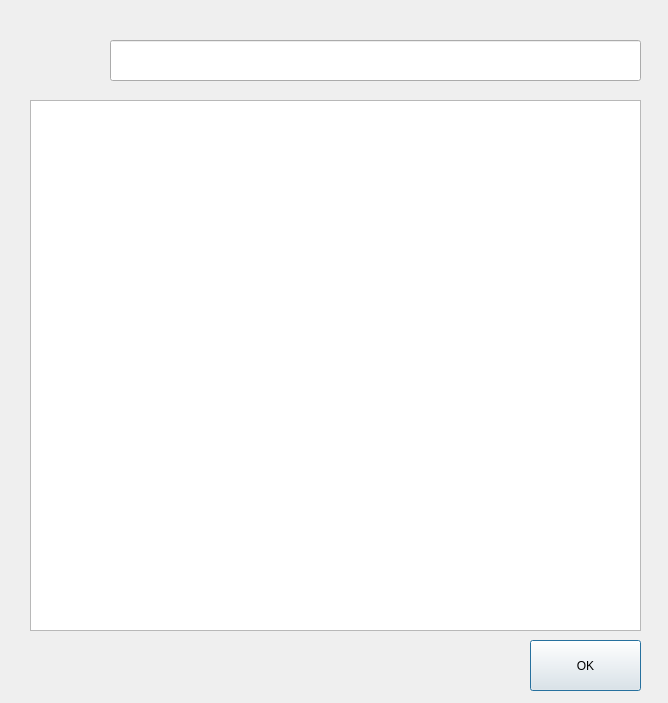
<?xml version="1.0" encoding="UTF-8"?>
<ui version="4.0">
 <class>findProduct</class>
 <widget class="QDialog" name="findProduct">
  <property name="geometry">
   <rect>
    <x>0</x>
    <y>0</y>
    <width>668</width>
    <height>703</height>
   </rect>
  </property>
  <property name="windowTitle">
   <string>Dialog</string>
  </property>
  <widget class="QLabel" name="logo">
   <property name="geometry">
    <rect>
     <x>40</x>
     <y>40</y>
     <width>51</width>
     <height>41</height>
    </rect>
   </property>
   <property name="text">
    <string/>
   </property>
  </widget>
  <widget class="QLineEdit" name="search_edit">
   <property name="geometry">
    <rect>
     <x>110</x>
     <y>40</y>
     <width>531</width>
     <height>41</height>
    </rect>
   </property>
  </widget>
  <widget class="QTableWidget" name="all_products">
   <property name="geometry">
    <rect>
     <x>30</x>
     <y>100</y>
     <width>611</width>
     <height>531</height>
    </rect>
   </property>
  </widget>
  <widget class="QPushButton" name="accept">
   <property name="geometry">
    <rect>
     <x>530</x>
     <y>640</y>
     <width>111</width>
     <height>51</height>
    </rect>
   </property>
   <property name="text">
    <string>OK</string>
   </property>
  </widget>
 </widget>
 <resources/>
 <connections/>
</ui>
